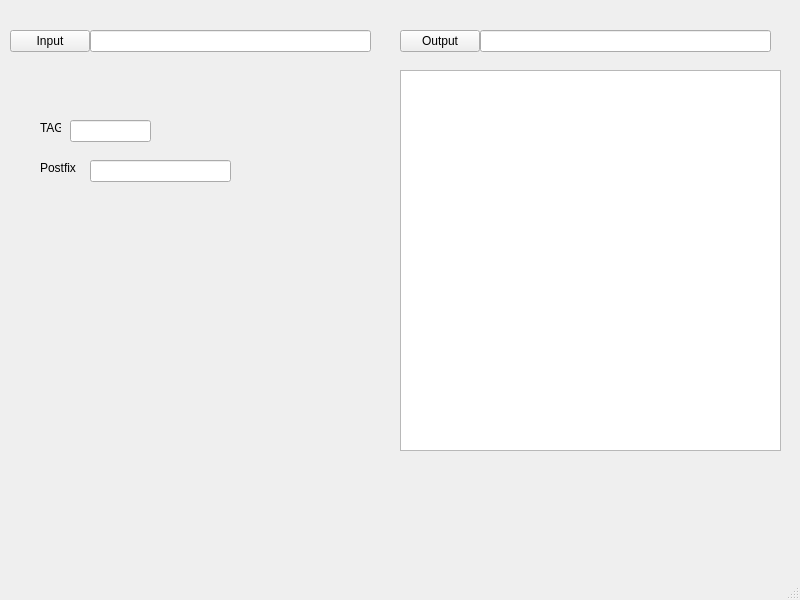
<?xml version="1.0" encoding="UTF-8"?>
<ui version="4.0">
 <class>MainWindow</class>
 <widget class="QMainWindow" name="MainWindow">
  <property name="geometry">
   <rect>
    <x>0</x>
    <y>0</y>
    <width>800</width>
    <height>600</height>
   </rect>
  </property>
  <property name="windowTitle">
   <string>MainWindow</string>
  </property>
  <widget class="QWidget" name="centralwidget">
   <widget class="QGraphicsView" name="graphicsView">
    <property name="geometry">
     <rect>
      <x>400</x>
      <y>70</y>
      <width>381</width>
      <height>381</height>
     </rect>
    </property>
   </widget>
   <widget class="QPushButton" name="InputButton">
    <property name="geometry">
     <rect>
      <x>10</x>
      <y>30</y>
      <width>80</width>
      <height>22</height>
     </rect>
    </property>
    <property name="text">
     <string>Input</string>
    </property>
   </widget>
   <widget class="QPushButton" name="OutputButton">
    <property name="geometry">
     <rect>
      <x>400</x>
      <y>30</y>
      <width>80</width>
      <height>22</height>
     </rect>
    </property>
    <property name="text">
     <string>Output</string>
    </property>
   </widget>
   <widget class="QLineEdit" name="lineInput">
    <property name="geometry">
     <rect>
      <x>90</x>
      <y>30</y>
      <width>281</width>
      <height>22</height>
     </rect>
    </property>
   </widget>
   <widget class="QLineEdit" name="lineOutput">
    <property name="geometry">
     <rect>
      <x>480</x>
      <y>30</y>
      <width>291</width>
      <height>22</height>
     </rect>
    </property>
   </widget>
   <widget class="QLineEdit" name="lineTag">
    <property name="geometry">
     <rect>
      <x>70</x>
      <y>120</y>
      <width>81</width>
      <height>22</height>
     </rect>
    </property>
   </widget>
   <widget class="QLineEdit" name="linePostfix">
    <property name="geometry">
     <rect>
      <x>90</x>
      <y>160</y>
      <width>141</width>
      <height>22</height>
     </rect>
    </property>
   </widget>
   <widget class="QLabel" name="label">
    <property name="geometry">
     <rect>
      <x>40</x>
      <y>120</y>
      <width>21</width>
      <height>16</height>
     </rect>
    </property>
    <property name="text">
     <string>TAG</string>
    </property>
   </widget>
   <widget class="QLabel" name="label_2">
    <property name="geometry">
     <rect>
      <x>40</x>
      <y>160</y>
      <width>49</width>
      <height>16</height>
     </rect>
    </property>
    <property name="text">
     <string>Postfix</string>
    </property>
   </widget>
  </widget>
  <widget class="QMenuBar" name="menubar">
   <property name="geometry">
    <rect>
     <x>0</x>
     <y>0</y>
     <width>800</width>
     <height>19</height>
    </rect>
   </property>
  </widget>
  <widget class="QStatusBar" name="statusbar"/>
 </widget>
 <resources/>
 <connections/>
</ui>
